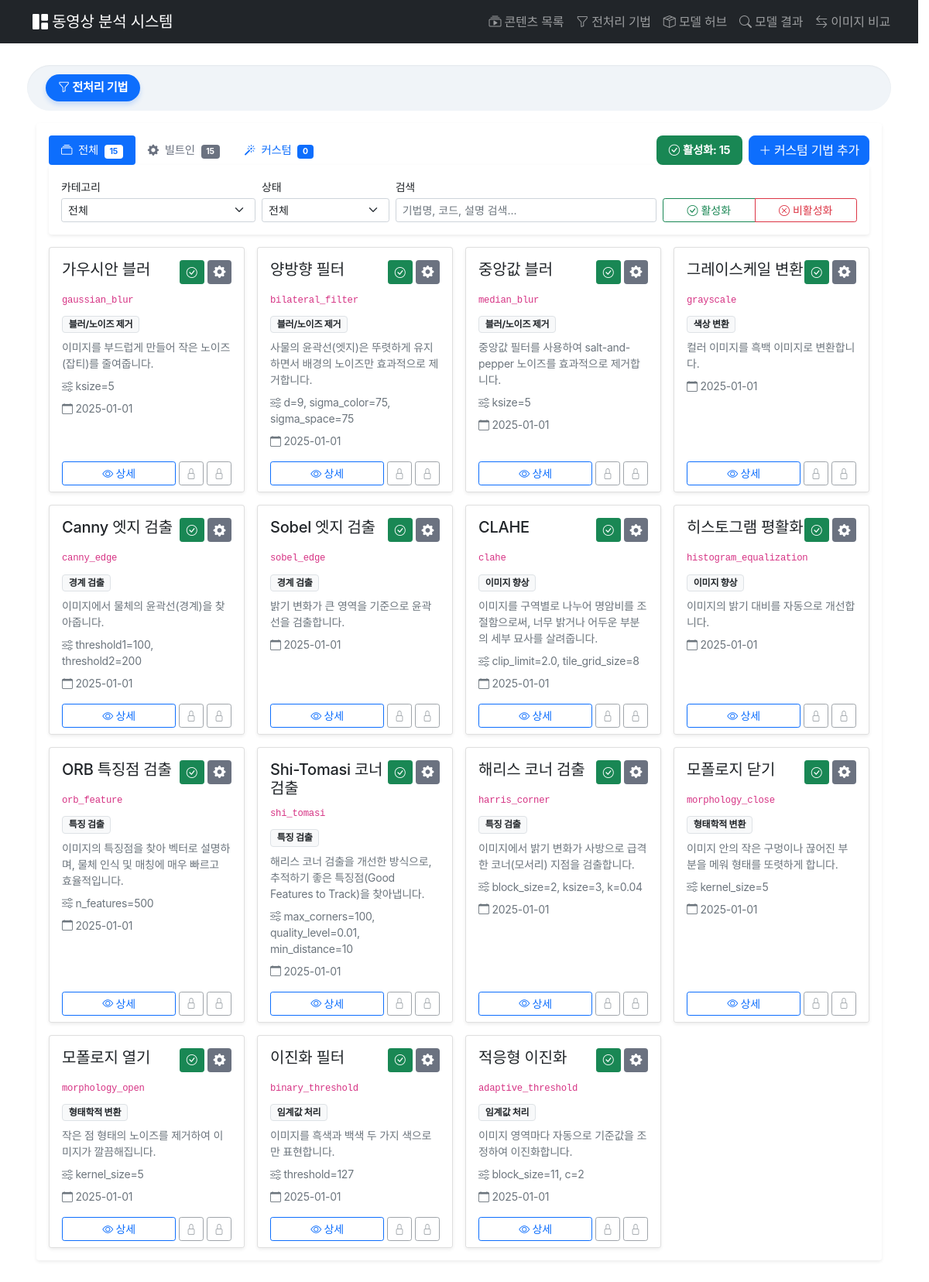
Before: /prephub/ with the older database file.
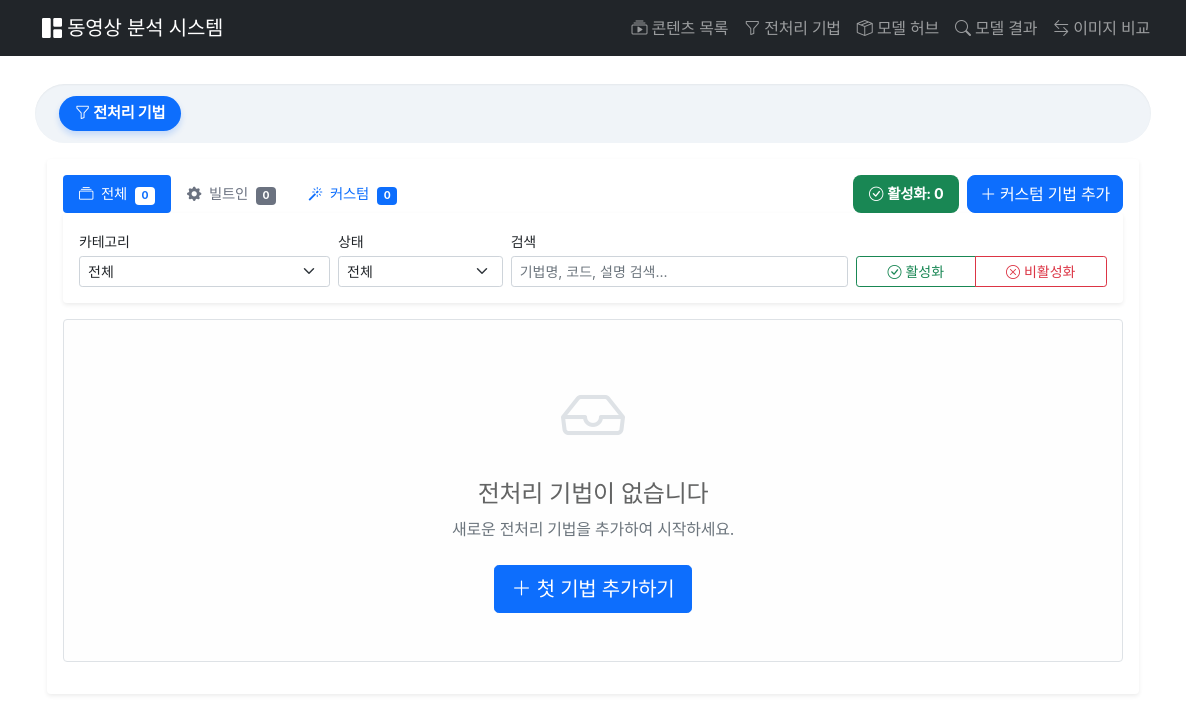
After: the same page with the newer database file.
### prephub/models.py (models this page shows, shortened)
class PreprocessingMethod(models.Model):
    name = models.CharField(max_length=100, verbose_name="기법 이름")
    code = models.CharField(
        max_length=50,
        unique=True,
        verbose_name="기법 코드",
        help_text="프로그램에서 사용되는 고유 식별자 (예: my_blur)"
    )
    description = models.TextField(blank=True, verbose_name="설명")
    CATEGORY_CHOICES = [
        ('edge', '경계 검출'),
        ('blur', '블러/노이즈 제거'),
        ('threshold', '임계값 처리'),
        ('morphology', '형태학적 변환'),
        ('color', '색상 변환'),
        ('feature', '특징 검출'),
        ('enhancement', '이미지 향상'),
        ('custom', '사용자 정의'),
    ]
    category = models.CharField(
        max_length=20,
        choices=CATEGORY_CHOICES,
        default='custom',
        verbose_name="카테고리"
    )
    python_file = models.FileField(
        upload_to=method_upload_path,
        blank=True,
        null=True,
        verbose_name="Python 파일",
        help_text=".py 파일을 업로드하세요"
    )
    function_name = models.CharField(
        max_length=100,
        default='process',
        verbose_name="함수 이름",
        help_text="Python 파일 내에서 실행할 함수 이름 (기본: process)"
    )
    parameter_schema = models.JSONField(
        default=dict,
        blank=True,
        verbose_name="파라미터 스키마",
        help_text="각 파라미터의 타입, 기본값, 범위 등을 정의"
    )
    default_parameters = models.JSONField(
        default=dict,
        blank=True,
        verbose_name="기본 파라미터"
    )
    is_active = models.BooleanField(default=True, verbose_name="활성화")
    is_builtin = models.BooleanField(
        default=False,
        verbose_name="내장 기법",
        help_text="시스템 기본 제공 기법 (삭제 불가)"
    )
    created_at = models.DateTimeField(auto_now_add=True, verbose_name="생성일")
    updated_at = models.DateTimeField(auto_now=True, verbose_name="수정일")
    class Meta:
        verbose_name = "전처리 기법"
        verbose_name_plural = "전처리 기법들"
        ordering = ['category', 'name']
    def get_parameter_display(self):
        if not self.default_parameters:
            return "파라미터 없음"
        items = [f"{k}={v}" for k, v in self.default_parameters.items()]
        return ", ".join(items)

### prephub/views.py (the view)
# urls.py: path('', views.MethodListView.as_view(), name='method_list'),
class MethodListView(ListView):
    model = PreprocessingMethod
    template_name = 'prephub/method_list.html'
    context_object_name = 'methods'
    paginate_by = 20
    def get_queryset(self):
            queryset = super().get_queryset()
            tab = self.request.GET.get('tab', 'all')
            if tab == 'builtin':
                queryset = queryset.filter(is_builtin=True)
            elif tab == 'custom':
                queryset = queryset.filter(is_builtin=False)
            category = self.request.GET.get('category')
            if category:
                queryset = queryset.filter(category=category)
            search = self.request.GET.get('search')
            if search:
                queryset = queryset.filter(
                    models.Q(name__icontains=search) |
                    models.Q(description__icontains=search) |
                    models.Q(code__icontains=search)
                )
            status = self.request.GET.get('status')
            if status == 'active':
                queryset = queryset.filter(is_active=True)
            elif status == 'inactive':
                queryset = queryset.filter(is_active=False)
            return queryset
    def get_context_data(self, **kwargs):
        context = super().get_context_data(**kwargs)
        context['categories'] = PreprocessingMethod.CATEGORY_CHOICES
        context['tab'] = self.request.GET.get('tab', 'all')
        context['current_category'] = self.request.GET.get('category', '')
        context['current_status'] = self.request.GET.get('status', '')
        context['search_query'] = self.request.GET.get('search', '')
        context['total_count'] = PreprocessingMethod.objects.count()
        context['builtin_count'] = PreprocessingMethod.objects.filter(is_builtin=True).count()
        context['custom_count'] = PreprocessingMethod.objects.filter(is_builtin=False).count()
        context['active_count'] = PreprocessingMethod.objects.filter(is_active=True).count()
        return context

### prephub/templates/prephub/method_list.html (shortened to what the changed rows need)
{% extends 'contents/base.html' %}
{% block content %}
<div class="container-fluid">
    <div class="card mb-3 border-0 shadow-sm">
        <div class="card-body p-2 p-md-3">
            <div class="d-flex gap-2 align-items-center flex-wrap">
                <ul class="nav nav-pills flex-shrink-0">
                    <li class="nav-item">
                        <a class="nav-link py-1 py-md-2 px-2 px-md-3 {% if tab == 'all' %}active{% endif %}"
                           href="?tab=all" title="전체">
                            <i class="bi bi-collection"></i>
                            <span class="d-none d-lg-inline ms-1">전체</span>
                            <span class="badge {% if tab == 'all' %}bg-white text-primary{% else %}bg-secondary{% endif %} ms-1" style="font-size: 0.65rem;">{{ total_count }}</span>
                        </a>
                    </li>
                    <li class="nav-item">
                        <a class="nav-link py-1 py-md-2 px-2 px-md-3 {% if tab == 'builtin' %}active{% endif %}"
                           href="?tab=builtin" title="빌트인">
                            <i class="bi bi-gear-fill {% if tab == 'builtin' %} text-white{% else %}text-builtin{% endif %}"></i>
                            <span class="d-none d-lg-inline {% if tab == 'builtin' %} text-white{% else %}text-builtin{% endif %} ms-1">빌트인</span>
                            <span class="badge {% if tab == 'builtin' %}bg-white text-builtin{% else %}text-white bg-builtin{% endif %} ms-1" style="font-size: 0.65rem;">{{ builtin_count }}</span>
                        </a>
                    </li>
                </ul>
                <div class="d-flex align-items-center gap-2">
                    <span class="badge bg-success d-inline-flex align-items-center px-3"
                        style="font-size: 0.9rem; min-height: 38px; line-height: 1; border-radius: 8px;">
                        <i class="bi bi-check-circle me-1"></i> 활성화: {{ active_count }}
                    </span>
                    <a href="{% url 'prephub:method_add' %}" class="btn btn-primary d-inline-flex align-items-center" style="min-height: 38px; border-radius: 8px;">
                        <i class="bi bi-plus-lg me-1"></i> 커스텀 기법 추가
                    </a>
                </div>
            </div>
            {% if methods %}
            <div class="row row-cols-1 row-cols-md-2 row-cols-lg-3 row-cols-xl-4 g-3">
                {% for method in methods %}
                <div class="col">
                    <div class="card h-100 shadow-sm hover-card {% if not method.is_active %}inactive-card{% endif %}">
                        <div class="card-body">
                            <div class="d-flex justify-content-between align-items-start mb-2">
                                <h5 class="card-title mb-0">{{ method.name }}</h5>
                                <div class="d-flex gap-1">
                                    <button type="button"
                                            class="btn btn-sm {% if method.is_active %}btn-success{% else %}btn-secondary{% endif %}"
                                            onclick="toggleActive({{ method.pk }}, this)"
                                            title="{% if method.is_active %}활성화됨{% else %}비활성화됨{% endif %}">
                                        <i class="bi bi-{% if method.is_active %}check{% else %}x{% endif %}-circle"></i>
                                    </button>
                                    {% if method.is_builtin %}
                                        <span class="badge bg-builtin d-inline-flex align-items-center justify-content-center">
                                            <i class="bi bi-gear-fill" style="font-size: 1rem;"></i>
                                        </span>
                                    {% else %}
                                        <span class="badge bg-custom d-inline-flex align-items-center justify-content-center">
                                            <i class="bi bi-magic" style="font-size: 1rem;"></i>
                                        </span>
                                    {% endif %}
                                </div>
                            </div>
                            <p class="text-muted small mb-2">
                                <code>{{ method.code }}</code>
                            </p>
                            <span class="badge bg-light text-dark border mb-2">
                                {{ method.get_category_display }}
                            </span>
                            <p class="card-text small text-muted mb-2" style="min-height: 40px;">
                                {{ method.description|truncatewords:15|default:"설명 없음" }}
                            </p>
                            {% if method.default_parameters %}
                            <div class="small text-muted mb-2">
                                <i class="bi bi-sliders"></i> {{ method.get_parameter_display }}
                            </div>
                            {% endif %}
                            <div class="text-muted small">
                                <i class="bi bi-calendar"></i> {{ method.created_at|date:"Y-m-d" }}
                            </div>
                        </div>
                        <div class="card-footer bg-white border-0 pt-0">
                            <div class="d-flex gap-1">
                                <a href="{% url 'prephub:method_detail' method.pk %}"
                                class="btn btn-sm btn-outline-primary flex-fill">
                                    <i class="bi bi-eye"></i> 상세
                                </a>
                                {% if not method.is_builtin %}
                                <a href="{% url 'prephub:method_edit' method.pk %}"
                                class="btn btn-sm btn-outline-secondary"
                                title="수정">
                                    <i class="bi bi-pencil"></i>
                                </a>
                                <a href="{% url 'prephub:method_delete' method.pk %}"
                                class="btn btn-sm btn-outline-danger"
                                title="삭제">
                                    <i class="bi bi-trash"></i>
                                </a>
                                {% else %}
                                <button class="btn btn-sm btn-outline-secondary"
                                        disabled
                                        title="내장 기법은 수정할 수 없습니다">
                                    <i class="bi bi-lock"></i>
                                </button>
                                <button class="btn btn-sm btn-outline-secondary"
                                        disabled
                                        title="내장 기법은 삭제할 수 없습니다">
                                    <i class="bi bi-lock"></i>
                                </button>
                                {% endif %}
                            </div>
                        </div>
                    </div>
                </div>
                {% endfor %}
            </div>
            {% else %}
            <div class="alert alert-light border text-center py-5">
                <i class="bi bi-inbox" style="font-size: 4rem; color: #dee2e6;"></i>
                <h4 class="mt-3">
                    {% if tab == 'builtin' %}
                    내장 기법이 없습니다
                    {% elif tab == 'custom' %}
                    커스텀 기법이 없습니다
                    {% else %}
                    전처리 기법이 없습니다
                    {% endif %}
                </h4>
                <p class="text-muted">
                    {% if tab == 'builtin' %}
                    <code>python manage.py loaddata builtin_methods</code> 명령어로 내장 기법을 로드하세요.
                    {% elif tab == 'custom' %}
                    새로운 전처리 기법을 추가하여 시작하세요.
                    {% else %}
                    새로운 전처리 기법을 추가하여 시작하세요.
                    {% endif %}
                </p>
                {% if tab != 'builtin' %}
                <div class="mt-4">
                    <a href="{% url 'prephub:method_add' %}" class="btn btn-primary btn-lg">
                        <i class="bi bi-plus-lg"></i> 첫 기법 추가하기
                    </a>
                </div>
                {% endif %}
            </div>
            {% endif %}
        </div>
    </div>
</div>
{% endblock %}

Changed rows visible on the page:
removed PreprocessingMethod: name "가우시안 블러", is_active True (drawn), is_builtin True (drawn), code "gaussian_blur", category "블러/노이즈 제거", description "이미지를 부드럽게 만들어 작은 노이즈(잡티)를 줄여줍니다.", parameter "ksize=5", created_at "2025-01-01"
removed PreprocessingMethod: name "양방향 필터", is_active True (drawn), is_builtin True (drawn), code "bilateral_filter", category "블러/노이즈 제거", description "사물의 윤곽선(엣지)은 뚜렷하게 유지하면서 배경의 노이즈만 효과적으로 제거합니다.", parameter "d=9, sigma_color=75, sigma_space=75", created_at "2025-01-01"
removed PreprocessingMethod: name "중앙값 블러", is_active True (drawn), is_builtin True (drawn), code "median_blur", category "블러/노이즈 제거", description "중앙값 필터를 사용하여 salt-and-pepper 노이즈를 효과적으로 제거합니다.", parameter "ksize=5", created_at "2025-01-01"
removed PreprocessingMethod: name "그레이스케일 변환", is_active True (drawn), is_builtin True (drawn), code "grayscale", category "색상 변환", description "컬러 이미지를 흑백 이미지로 변환합니다.", created_at "2025-01-01"
removed PreprocessingMethod: name "Canny 엣지 검출", is_active True (drawn), is_builtin True (drawn), code "canny_edge", category "경계 검출", description "이미지에서 물체의 윤곽선(경계)을 찾아줍니다.", parameter "threshold1=100, threshold2=200", created_at "2025-01-01"
removed PreprocessingMethod: name "Sobel 엣지 검출", is_active True (drawn), is_builtin True (drawn), code "sobel_edge", category "경계 검출", description "밝기 변화가 큰 영역을 기준으로 윤곽선을 검출합니다.", created_at "2025-01-01"
removed PreprocessingMethod: name "CLAHE", is_active True (drawn), is_builtin True (drawn), code "clahe", category "이미지 향상", description "이미지를 구역별로 나누어 명암비를 조절함으로써, 너무 밝거나 어두운 부분의 세부 묘사를 살려줍니다.", parameter "clip_limit=2.0, tile_grid_size=8", created_at "2025-01-01"
removed PreprocessingMethod: name "히스토그램 평활화", is_active True (drawn), is_builtin True (drawn), code "histogram_equalization", category "이미지 향상", description "이미지의 밝기 대비를 자동으로 개선합니다.", created_at "2025-01-01"
removed PreprocessingMethod: name "ORB 특징점 검출", is_active True (drawn), is_builtin True (drawn), code "orb_feature", category "특징 검출", description "이미지의 특징점을 찾아 벡터로 설명하며, 물체 인식 및 매칭에 매우 빠르고 효율적입니다.", parameter "n_features=500", created_at "2025-01-01"
removed PreprocessingMethod: name "Shi-Tomasi 코너 검출", is_active True (drawn), is_builtin True (drawn), code "shi_tomasi", category "특징 검출", description "해리스 코너 검출을 개선한 방식으로, 추적하기 좋은 특징점(Good Features to Track)을 찾아냅니다.", parameter "max_corners=100, quality_level=0.01, min_distance=10", created_at "2025-01-01"
removed PreprocessingMethod: name "해리스 코너 검출", is_active True (drawn), is_builtin True (drawn), code "harris_corner", category "특징 검출", description "이미지에서 밝기 변화가 사방으로 급격한 코너(모서리) 지점을 검출합니다.", parameter "block_size=2, ksize=3, k=0.04", created_at "2025-01-01"
removed PreprocessingMethod: name "모폴로지 닫기", is_active True (drawn), is_builtin True (drawn), code "morphology_close", category "형태학적 변환", description "이미지 안의 작은 구멍이나 끊어진 부분을 메워 형태를 또렷하게 합니다.", parameter "kernel_size=5", created_at "2025-01-01"
removed PreprocessingMethod: name "모폴로지 열기", is_active True (drawn), is_builtin True (drawn), code "morphology_open", category "형태학적 변환", description "작은 점 형태의 노이즈를 제거하여 이미지가 깔끔해집니다.", parameter "kernel_size=5", created_at "2025-01-01"
removed PreprocessingMethod: name "이진화 필터", is_active True (drawn), is_builtin True (drawn), code "binary_threshold", category "임계값 처리", description "이미지를 흑색과 백색 두 가지 색으로만 표현합니다.", parameter "threshold=127", created_at "2025-01-01"
removed PreprocessingMethod: name "적응형 이진화", is_active True (drawn), is_builtin True (drawn), code "adaptive_threshold", category "임계값 처리", description "이미지 영역마다 자동으로 기준값을 조정하여 이진화합니다.", parameter "block_size=11, c=2", created_at "2025-01-01"
Other visible differences:
{{ total_count }}: "15" → "0"
{{ builtin_count }}: "15" → "0"
{{ active_count }}: "15" → "0"
text now shown: "전처리 기법이 없습니다 새로운 전처리 기법을 추가하여 시작하세요. 첫 기법 추가하기"
